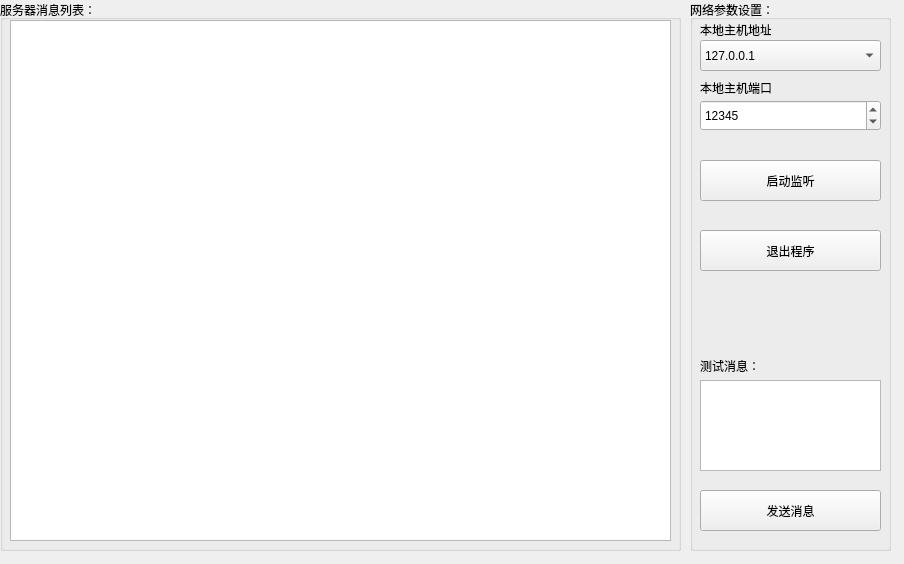
<?xml version="1.0" encoding="UTF-8"?>
<ui version="4.0">
 <class>FormUdpServer</class>
 <widget class="QWidget" name="FormUdpServer">
  <property name="geometry">
   <rect>
    <x>0</x>
    <y>0</y>
    <width>904</width>
    <height>564</height>
   </rect>
  </property>
  <property name="windowTitle">
   <string>Form</string>
  </property>
  <widget class="QGroupBox" name="groupBox_2">
   <property name="geometry">
    <rect>
     <x>690</x>
     <y>0</y>
     <width>201</width>
     <height>551</height>
    </rect>
   </property>
   <property name="title">
    <string>网络参数设置：</string>
   </property>
   <widget class="QPlainTextEdit" name="plainTextEdit_udpServerSendData">
    <property name="geometry">
     <rect>
      <x>10</x>
      <y>380</y>
      <width>181</width>
      <height>91</height>
     </rect>
    </property>
   </widget>
   <widget class="QLabel" name="label_5">
    <property name="geometry">
     <rect>
      <x>10</x>
      <y>350</y>
      <width>151</width>
      <height>31</height>
     </rect>
    </property>
    <property name="text">
     <string>测试消息：</string>
    </property>
   </widget>
   <widget class="QPushButton" name="pushButton_UDPServerClose">
    <property name="geometry">
     <rect>
      <x>10</x>
      <y>230</y>
      <width>181</width>
      <height>41</height>
     </rect>
    </property>
    <property name="text">
     <string>退出程序</string>
    </property>
    <property name="icon">
     <iconset resource="images.qrc">
      <normaloff>:/new/prefix1/images/exit.ico</normaloff>:/new/prefix1/images/exit.ico</iconset>
    </property>
   </widget>
   <widget class="QPushButton" name="pushButton_UDPServerSendMsg">
    <property name="geometry">
     <rect>
      <x>10</x>
      <y>490</y>
      <width>181</width>
      <height>41</height>
     </rect>
    </property>
    <property name="text">
     <string>发送消息</string>
    </property>
    <property name="icon">
     <iconset resource="images.qrc">
      <normaloff>:/new/prefix1/images/sendmsg.ico</normaloff>:/new/prefix1/images/sendmsg.ico</iconset>
    </property>
   </widget>
   <widget class="QPushButton" name="pushButton_UDPServerStart">
    <property name="geometry">
     <rect>
      <x>10</x>
      <y>160</y>
      <width>181</width>
      <height>41</height>
     </rect>
    </property>
    <property name="text">
     <string>启动监听</string>
    </property>
    <property name="icon">
     <iconset resource="images.qrc">
      <normaloff>:/new/prefix1/images/start.ico</normaloff>:/new/prefix1/images/start.ico</iconset>
    </property>
   </widget>
   <widget class="QSpinBox" name="spinBox_UDPServerPort">
    <property name="geometry">
     <rect>
      <x>10</x>
      <y>100</y>
      <width>181</width>
      <height>31</height>
     </rect>
    </property>
    <property name="minimum">
     <number>0</number>
    </property>
    <property name="maximum">
     <number>65535</number>
    </property>
    <property name="value">
     <number>12345</number>
    </property>
   </widget>
   <widget class="QLabel" name="label_2">
    <property name="geometry">
     <rect>
      <x>10</x>
      <y>80</y>
      <width>71</width>
      <height>16</height>
     </rect>
    </property>
    <property name="text">
     <string>本地主机端口：</string>
    </property>
   </widget>
   <widget class="QComboBox" name="comboBox_UDPServerIP">
    <property name="geometry">
     <rect>
      <x>10</x>
      <y>40</y>
      <width>181</width>
      <height>31</height>
     </rect>
    </property>
    <item>
     <property name="text">
      <string>127.0.0.1</string>
     </property>
    </item>
   </widget>
   <widget class="QLabel" name="label">
    <property name="geometry">
     <rect>
      <x>10</x>
      <y>20</y>
      <width>71</width>
      <height>20</height>
     </rect>
    </property>
    <property name="text">
     <string>本地主机地址：</string>
    </property>
   </widget>
  </widget>
  <widget class="QGroupBox" name="groupBox">
   <property name="geometry">
    <rect>
     <x>0</x>
     <y>0</y>
     <width>681</width>
     <height>551</height>
    </rect>
   </property>
   <property name="title">
    <string>服务器消息列表：</string>
   </property>
   <widget class="QListWidget" name="listWidget_UDPServerListMsg">
    <property name="geometry">
     <rect>
      <x>10</x>
      <y>20</y>
      <width>661</width>
      <height>521</height>
     </rect>
    </property>
   </widget>
  </widget>
 </widget>
 <resources>
  <include location="images.qrc"/>
 </resources>
 <connections/>
</ui>
